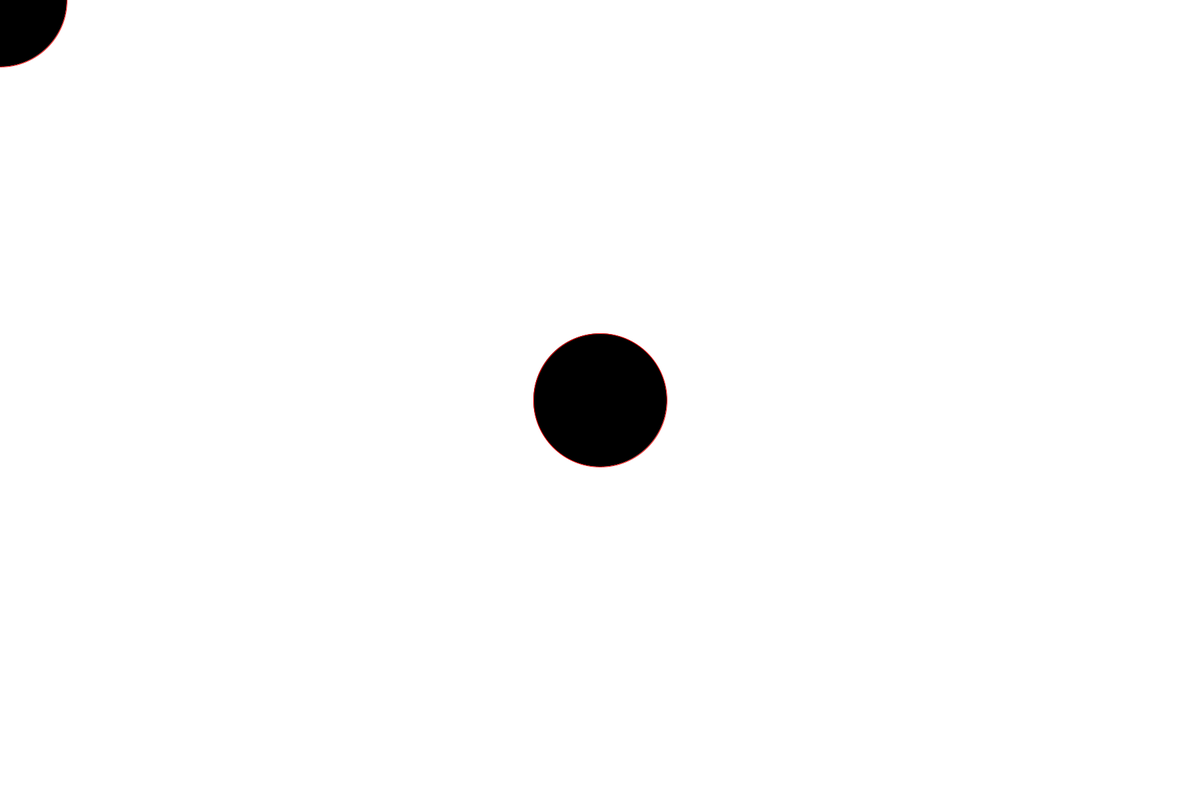
Frame 1 (no input)
Frame 60 (the mouse pressed at the canvas centre just before this capture): identical to frame 1, image omitted
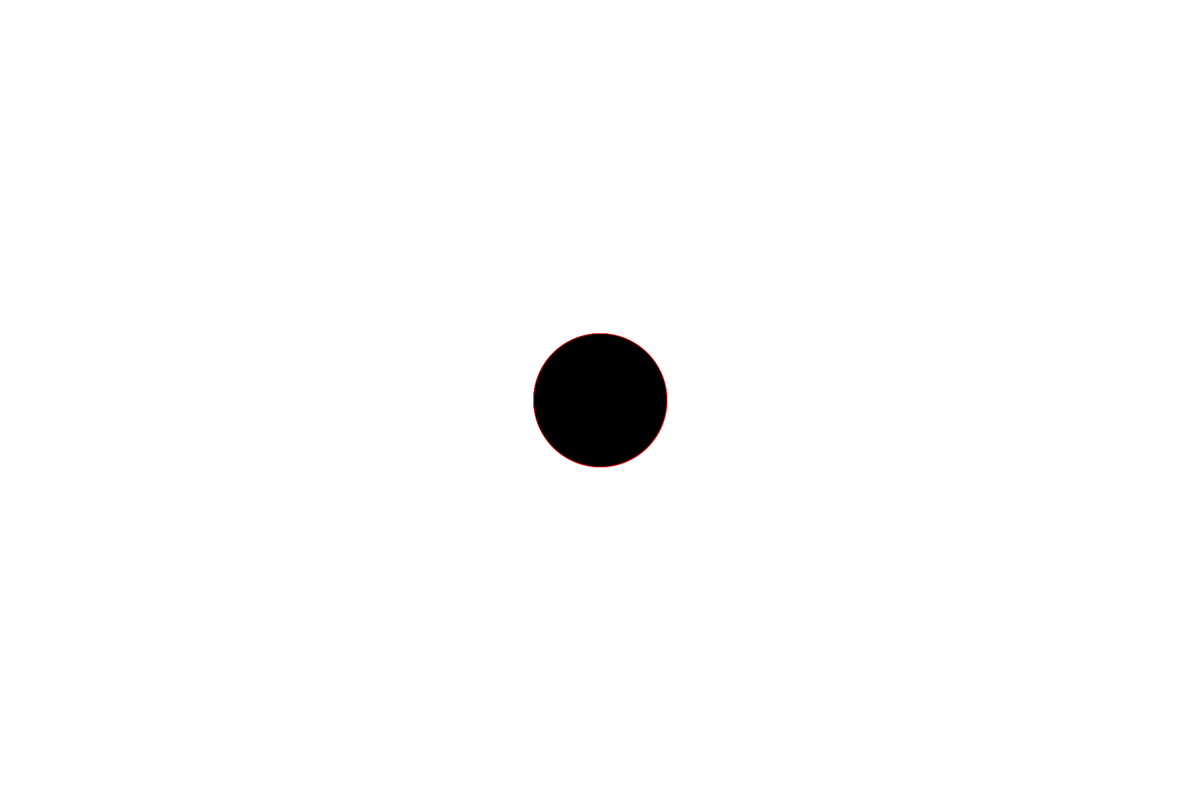
Frame 120 (the mouse held since frame 60 and released just before this capture)

The Processing sketch that drew these frames (run headless with seeded random() and noise(); from frame 60 on, the mouse is pressed at the canvas centre):

// Processing sketch: Ex_Packing_004
// ── Ex_Packing_004.pde
// now we want to add a method in the class to tell us if a circle intersects with another circle
// in this file we will create the method and test if it works or not
Circle testCircle;
Circle testCircleMouse;

void setup(){
    size(1800,1200);
    background(255);
    fill(0);
    //noStroke();
    stroke(255,0,0);
    ellipseMode(RADIUS);

    testCircle = new Circle(new PVector(width/2,height/2), 100);
    testCircleMouse = new Circle(new PVector(mouseX,mouseY), 100);
}

void draw(){
    background(255);
    // update the position of the circle with the position of the mouse
    testCircleMouse.pos = new PVector(mouseX,mouseY);
    // test if the moving circle is intersecting with the other circle
    if (testCircleMouse.isIntersect(testCircle)){
        // if intersecting display it in different color
        pushStyle();
        fill(255,0,0);
        testCircleMouse.display();
        popStyle();
    }
    else testCircleMouse.display();
    testCircle.display();
}

PVector pickRandomPos(){
    return new PVector(random(0.5,width),random(0.5,height));
}

class Circle{
    PVector pos;
    float radius;
    Circle(){
        this.pos = pickRandomPos();
        this.radius = random(20,100);
    }
    // we can create more than one constructor, as long as they take different inputs/parameters
    // processing will know which one to use
    // this is called overloading
    Circle(PVector pos,float radius){
        this.pos = pos;
        this.radius = radius;
    }
    void display(){
        ellipse(pos.x,pos.y,radius,radius);
    }
    boolean isIntersect (Circle circle){
        if(PVector.dist(this.pos,circle.pos) < this.radius+circle.radius) return true;
        else return false;
    }
}
